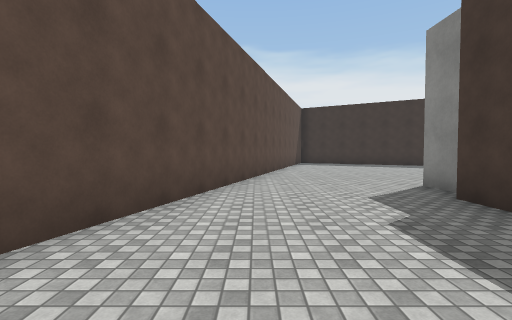
view 1 (above)

24 first-person views from a walk through a scene from a Unity 3-D project. The camera is 1.4 m above the floor, tilts 2° down and sees 85° across. The floor is counted in squares, 2 m on a side. Each view is taken from the middle of a square. On the plan, view 1 faces up. The plan holds only what a view shows up to about 9 squares ahead; the rest is blank. The place goes on beyond the plan. The player is left out. Surface patterns are stand-ins for the level's own textures.

view 2
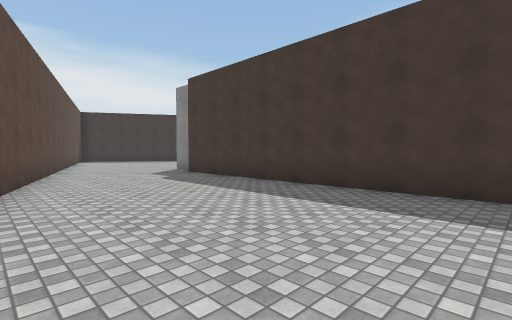

view 3
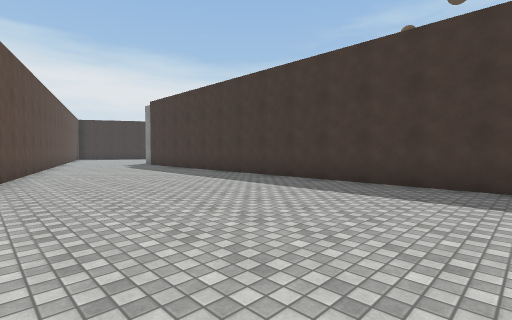

view 4
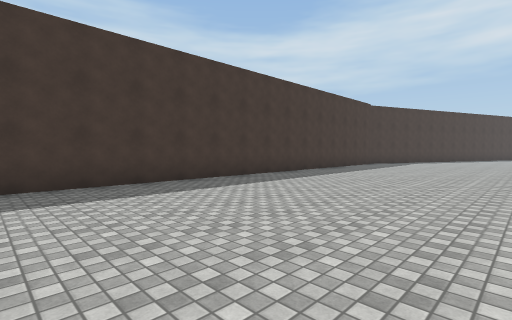

view 5
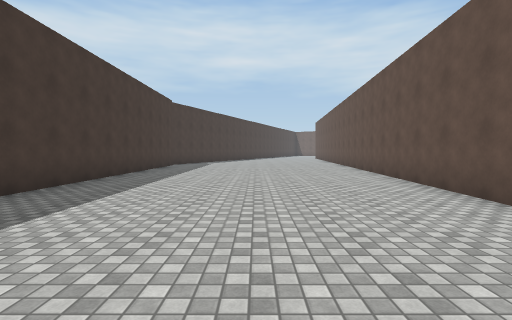

view 6
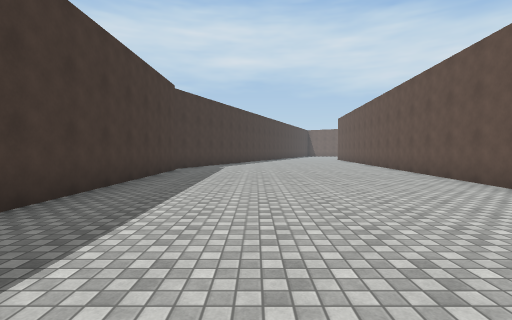

view 7
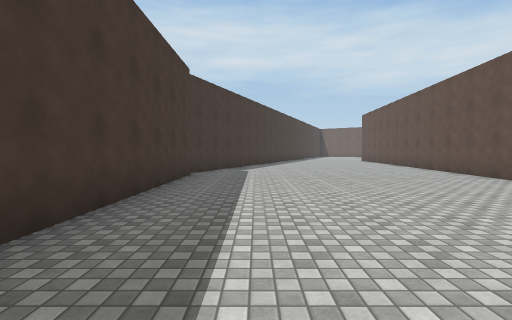

view 8
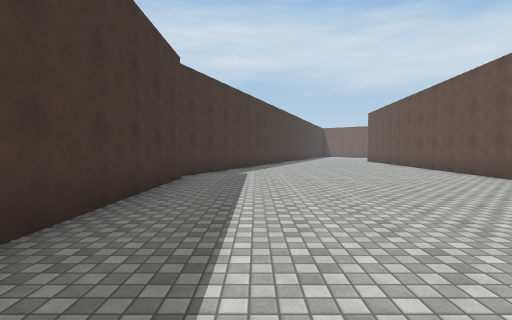

view 9
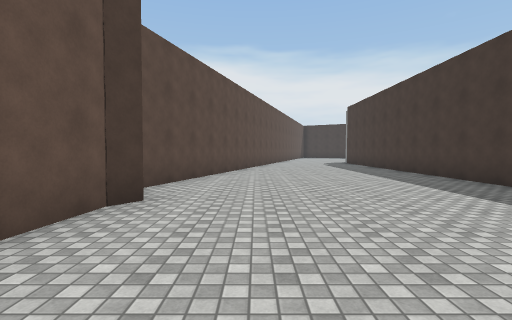

view 10
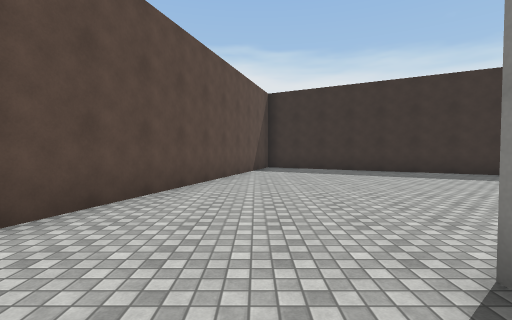

view 11
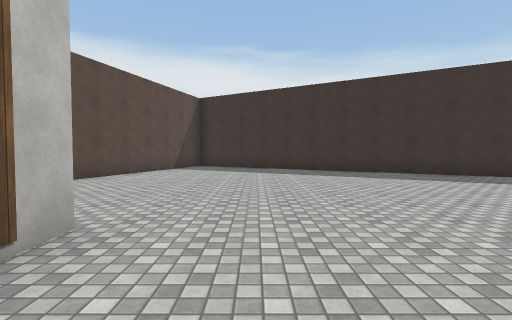

view 12
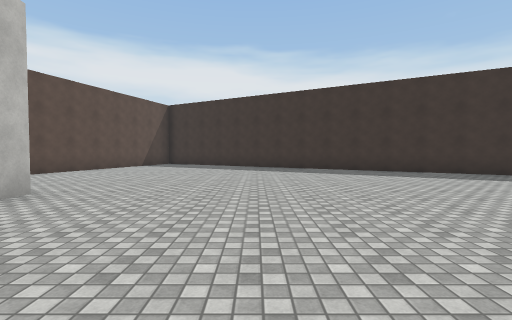

view 13
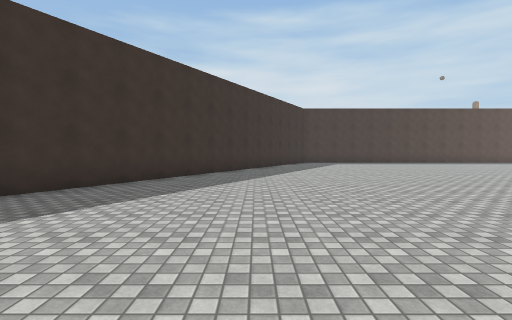

view 14
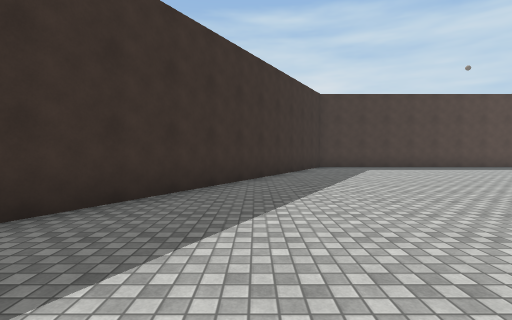

view 15
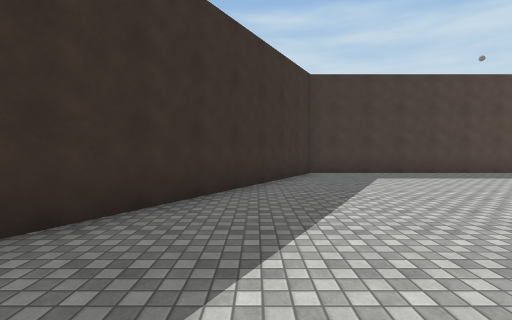

view 16
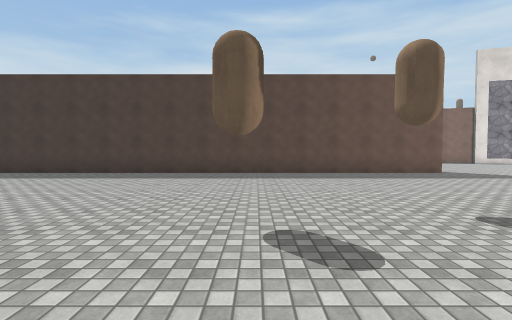

view 17
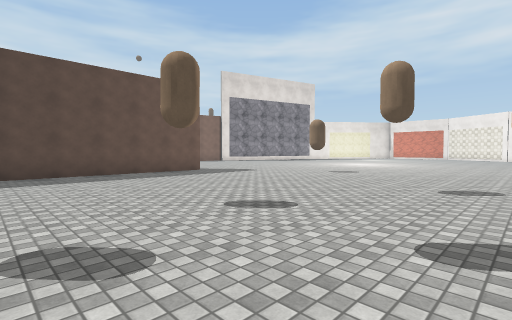

view 18
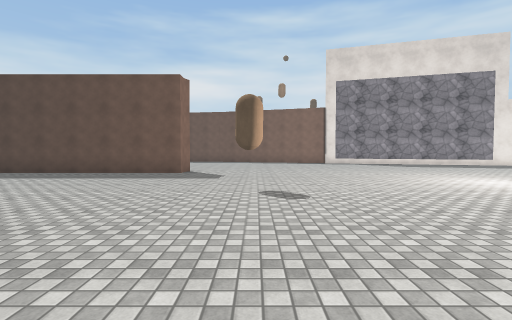

view 19
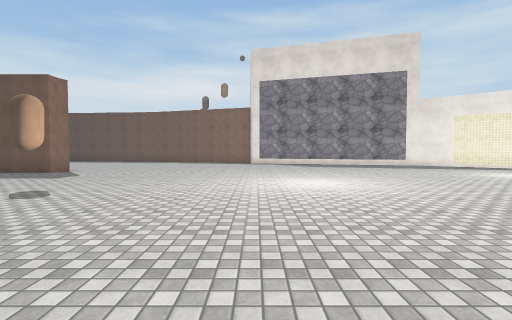

view 20
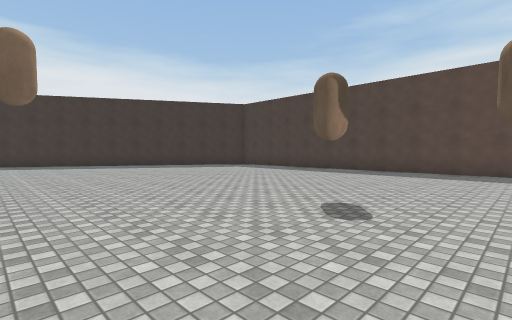

view 21
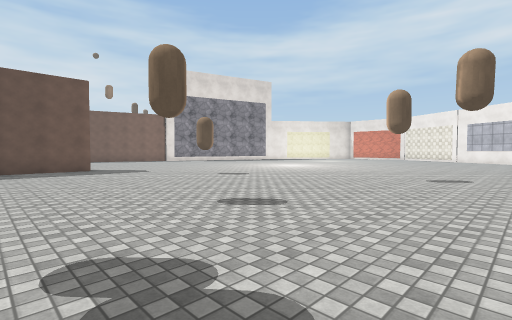

view 22
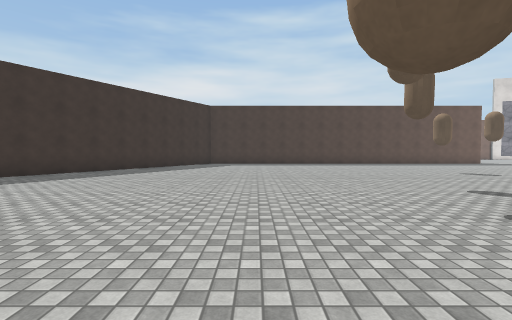

view 23
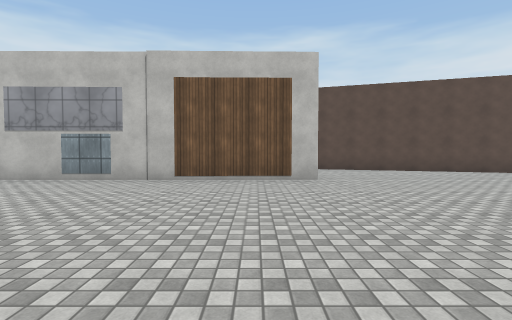

view 24
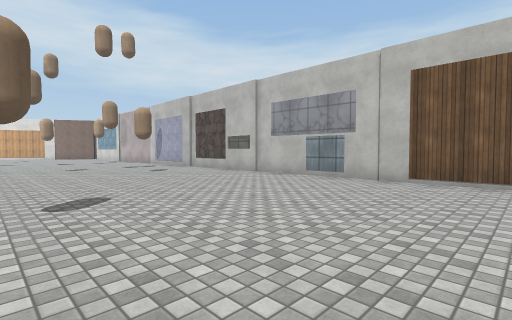

### Floor plan
Points are (right, up) in squares from view 1. A wall is a line through its corners. A room is listed if a view was taken in it or the views show most of it. See-through windows are left out.
Room 1 (views 1, 2, 3, 4, 5, 6, 7, 8, 9, 10)
walls: (-4.2, -11.5) (-4.3, -12); (-3.5, -7.1) (-3.9, -7.6) (-4, -8.9); (2.9, -21) (2.9, 4); (2.3, -23.1) (3, -21.4); (3.3, 4.6) (3.3, 5.6); (-0.2, 6.8) (-4.1, -5.8)
ways out: opening at (2, 6) to room 2
Room 2 (views 11, 12, 13, 14, 15, 16, 17, 18, 19, 20, 21, 22, 23, 24)
walls: (24, -10.7) (23.5, -10.7) (23.5, 3.3) (6.7, 13); (3.4, 5.6) (3.6, -2.2); (1.7, 13) (-0.2, 6.8)
ways out: opening at (2, 6) to room 1
objects: capsule (20, -13)

Positions as (right, up) in squares from view 1, and headings:
1: (0, 0), facing up
2: (-2, -4), facing up-right
3: (-3, -9), facing up-right
4: (-3, -7), facing down-right
5: (-1, -8), facing down
6: (0, -11), facing down
7: (1, -13), facing down
8: (1, -14), facing down
9: (-2, -11), facing up
10: (2, 4), facing up
11: (5, 3), facing up
12: (7, 1), facing up
13: (8, 6), facing right
14: (12, 6), facing right
15: (15, 5), facing right
16: (15, -5), facing right
17: (15, -5), facing down-right
18: (15, -13), facing right
19: (15, -17), facing right
20: (14, -7), facing up-right
21: (13, -8), facing down-right
22: (9, 1), facing right
23: (10, 4), facing left
24: (10, 4), facing down-left
